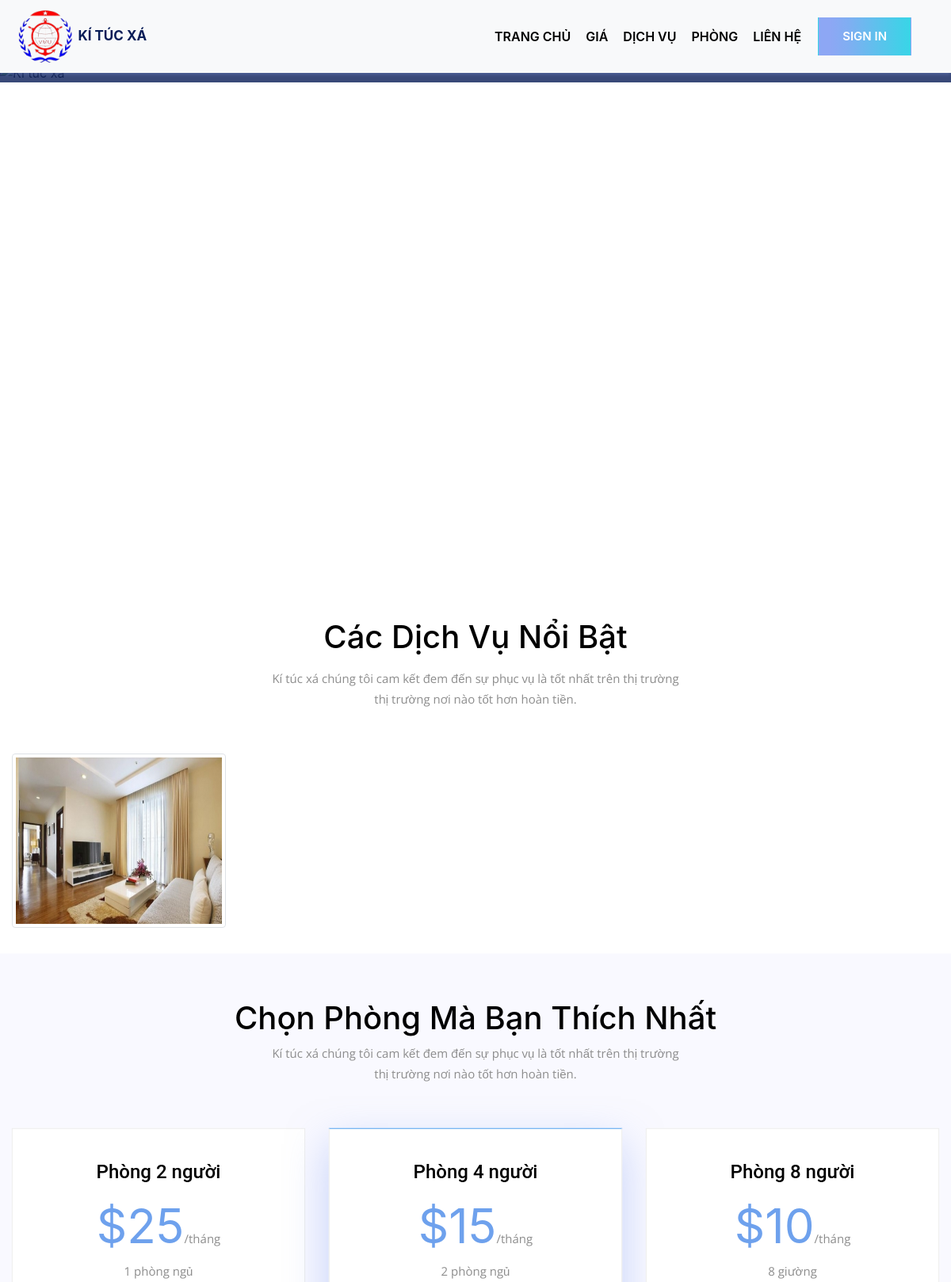
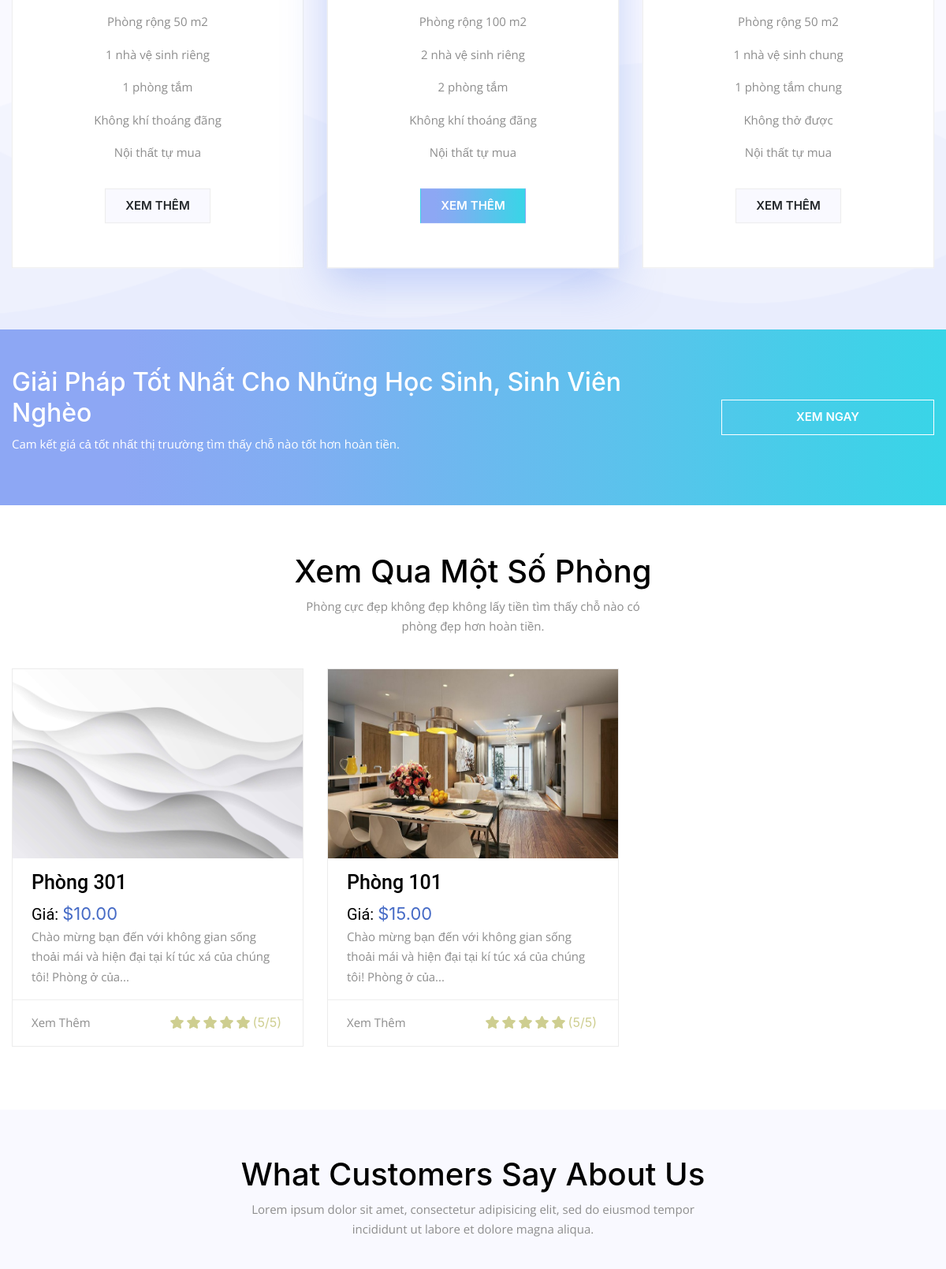
Page /front_end/main.php (upper part) on the committed database (2 pictures, top to bottom).
### tables this page shows
CREATE TABLE `dichvu` (
  `id` int(11) NOT NULL,
  `ten_dv` varchar(255) NOT NULL,
  `gia` decimal(10,2) NOT NULL,
  `trangthai` varchar(255) NOT NULL,
  `ngaytao` datetime DEFAULT current_timestamp(),
  `nguoitao` varchar(255) NOT NULL,
  `anh` varchar(255) NOT NULL
);

CREATE TABLE `phong` (
  `id` int(11) NOT NULL,
  `ten_phong` text NOT NULL,
  `suc_chua` text NOT NULL,
  `id_tang` int(11) NOT NULL,
  `gia` decimal(10,2) NOT NULL,
  `trang_thai` text NOT NULL,
  `anh_dai_dien` varchar(500) DEFAULT NULL,
  `anh_khac` varchar(1000) DEFAULT NULL,
  `noi_dung` text DEFAULT NULL,
  `mo_ta` text DEFAULT NULL,
  `nguoi_tao` text DEFAULT NULL
);

### config/database.php (called while the page is built, shortened)
<?php
class Database {
    private $host = servername;
    private $user = username;
    private $password = password;
    private $dbname = dbname;
    private $link;
    private function connectDB() {
        $this->link = new mysqli($this->host, $this->user, $this->password, $this->dbname);
    }
    public function select($query) {
        $result = $this->link->query($query) or die($this->link->error . __LINE__);
        if ($result->num_rows > 0) {
            return $result;
        } else {
            return false;
        }
    }
}
?>

### front_end/main.php (the view, shortened to what this page needs)
<?php include 'header.php'?>
    <div id="slide">
        <div class="owl-carousel">
            <div class="item">
                <div class="slide-content">
                    <div class="slide-scale">
                    </div>
                    <div class="slide-back">
                    </div>
                </div>
            </div>
        </div>
    </div>
    <div id="slide-2" >
        <div class="container">
            <div class = "in-container-slide2">
                <div class="column-word">
                    <div class ="row1 text-center my-3">
                        <h2 class="big-text">Các Dịch Vụ Nổi Bật</h2>
                    </div>
                    <div class ="row2 text-center">
                        <p class ="small-text p-row2 no-margin">Kí túc xá chúng tôi cam kết đem đến sự phục vụ là tốt nhất trên thị trường
                        </p>
                        <p class ="small-text p-row2">thị trường nơi nào tốt hơn hoàn tiền.</p>
                    </div>
                </div>
                <div class="row">
                    <?php
                    include '../config/database.php';
                    $db = new Database();
                    $sqldichvu = "SELECT * FROM dichvu";
                    $resultdichvu = $db->select($sqldichvu);
                    ?>
                    <?php
                    if ($resultdichvu->num_rows > 0) {
                        while ($row = $resultdichvu->fetch_assoc()) {
                            ?>
                            <div class ="col-lg-3 col-sm-6 col-12 space-padding-bottom">
                                <div class="box boxs1 dichvu">
                                    <div class="column-in-boxs1">
                                        <div class="row1-in-columnboxs2 text-center">
                                            <img src="../assets/img/<?php echo $row['anh']; ?>" alt="img" class="img-fluid img-thumbnail">
                                        </div>
                                    </div>
                                </div>
                            </div>
                            <?php
                        }
                    }
                    ?>
                </div>
            </div>
        </div>
    </div>
    <div id="slide-3">
        <div class="container pb-5">
            <div class = "in-container-slide3">
                <div class="column-word text-center">
                    <div class ="row1-slide3">
                        <h2 class="big-text">Chọn Phòng Mà Bạn Thích Nhất</h2>
                    </div>
                    <div class ="row2 text-center">
                        <p class ="small-text p-row2 no-margin">Kí túc xá chúng tôi cam kết đem đến sự phục vụ là tốt nhất trên thị trường
                        </p>
                        <p class ="small-text p-row2">thị trường nơi nào tốt hơn hoàn tiền.</p>
                    </div>
                </div>
                <div class="column-shape-slide3">
                    <div class ="row">
                        <div class="col-12 col-sm-6 col-lg-4 space-padding-bottom">
                            <div class="box boxs2">
                                <div class="column-in-boxs2">
                                    <div class="row-in-columnboxs2">
                                        <h4 class="h4 normal-text text-center">Phòng 2 người</h4>
                                        <div class ="row-2-in-boxs2 text-center">
                                            <span class="super-big-text-blue">$25</span><span class ="small-text">/tháng</span>
                                        </div>
                                        <div>
                                            <p class="small-text text-center">1 phòng ngủ</p>
                                        </div>
                                        <div>
                                            <p class="small-text text-center">Phòng rộng 50 m2</p>
                                        </div>
                                        <div>
                                            <p class="small-text text-center">1 nhà vệ sinh riêng</p>
                                        </div>
                                        <div>
                                            <p class="small-text text-center">1 phòng tắm</p>
                                        </div>
                                        <div>
                                            <p class="small-text text-center">Không khí thoáng đãng</p>
                                        </div>
                                        <div>
                                            <p class="small-text text-center">Nội thất tự mua</p>
                                        </div>
                                        <div class="text-center">
                                            <button class ="btn butn trial my-3">XEM THÊM</button>
                                        </div>
                                    </div>
                                </div>
                            </div>
                        </div>
                        <div class="col-12 col-sm-6 col-lg-4 space-padding-bottom">
                            <div class="box boxs2-special">
                                <div class="column-in-boxs2">
                                    <div class="row-in-columnboxs2">
                                        <h4 class="h4 normal-text text-center">Phòng 4 người</h4>
                                        <div class ="row-2-in-boxs2 text-center">
                                            <span class="super-big-text-blue">$15</span><span class ="small-text">/tháng</span>
                                        </div>
                                        <div>
                                            <p class="small-text text-center">2 phòng ngủ</p>
                                        </div>
                                        <div>
                                            <p class="small-text text-center">Phòng rộng 100 m2</p>
                                        </div>
                                        <div>
                                            <p class="small-text text-center">2 nhà vệ sinh riêng</p>
                                        </div>
                                        <div>
                                            <p class="small-text text-center">2 phòng tắm</p>
                                        </div>
                                        <div>
                                            <p class="small-text text-center">Không khí thoáng đãng</p>
                                        </div>
                                        <div>
                                            <p class="small-text text-center">Nội thất tự mua</p>
                                        </div>
                                        <div class="text-center">
                                            <button class ="btn butn trial-special my-3">XEM THÊM</button>
                                        </div>
                                    </div>
                                </div>
                            </div>
                        </div>
                        <div class="col-12 col-sm-6 col-lg-4 space-padding-bottom">
                            <div class="box boxs2">
                                <div class="column-in-boxs2">
                                    <div class="row-in-columnboxs2">
                                        <h4 class="h4 normal-text text-center">Phòng 8 người</h4>
                                        <div class ="row-2-in-boxs2 text-center">
                                            <span class="super-big-text-blue">$10</span><span class ="small-text">/tháng</span>
                                        </div>
                                        <div>
                                            <p class="small-text text-center">8 giường</p>
                                        </div>
                                        <div>
                                            <p class="small-text text-center">Phòng rộng 50 m2</p>
                                        </div>
                                        <div>
                                            <p class="small-text text-center">1 nhà vệ sinh chung</p>
                                        </div>
                                        <div>
                                            <p class="small-text text-center">1 phòng tắm chung</p>
                                        </div>
                                        <div>
                                            <p class="small-text text-center">Không thở được</p>
                                        </div>
                                        <div>
                                            <p class="small-text text-center">Nội thất tự mua</p>
                                        </div>
                                        <div class="text-center">
                                            <button class ="btn butn trial my-3">XEM THÊM</button>
                                        </div>
                                    </div>
                                </div>
                            </div>
                        </div>
                    </div>
                </div>
            </div>
        </div>
    </div>
    <div id="slide-4">
        <div class ="container">
            <div class="row py-5">
                <div class="col-lg-9 col-xs-12">
                    <div class ="column1-in-row-slide4">
                        <h2 class="text-color-white">Giải Pháp Tốt Nhất Cho Những Học Sinh, Sinh Viên Nghèo</h2>
                        <p class="small-text text-color-white">Cam kết giá cả tốt nhất thị truường tìm thấy chỗ nào tốt hơn hoàn tiền.</p>
                    </div>
                </div>
                <div class ="col-lg-3 col-xs-12 btn-column-center">
                    <button class="btn butn text-and-border-color-white get-it-on">XEM NGAY</button>
                </div>
            </div>
        </div>
    </div>
<div id="slide-5">
    <div class="container pb-5">
        <div class = "in-container-slide5">
            <div class="column-word text-center">
                <div class ="row1-slide5">
                    <h2 class="big-text">Xem Qua Một Số Phòng</h2>
                </div>
                <div class ="row2-slide5">
                    <p class ="small-text no-margin">Phòng cực đẹp không đẹp không lấy tiền tìm thấy chỗ nào có
                    </p>
                    <p class ="small-text no-margin">phòng đẹp hơn hoàn tiền.</p>
                </div>
            </div>
            <div class="column-shape-slide5">
                <div class ="row">
                    <?php
                    $sqlphong = "SELECT * FROM phong";
                    $resultphong = $db->select($sqlphong);
                    ?>
                    <?php
                    if ($resultphong->num_rows > 0) {
                        while ($row = $resultphong->fetch_assoc()) {
                            ?>
                            <div class="col-12 col-sm-6 col-lg-4 space-padding-bottom">
                                <a href="room-detail.php?id=<?php echo $row['id']; ?>">
                                    <div class="box boxs3 phong">
                                        <div class="column-in-boxs2">
                                            <div class="row1-in-columnboxs2 text-center">
                                                <img src="../assets/img/<?php echo $row['anh_dai_dien']; ?>" alt="img" class="img-fluid">
                                            </div>
                                            <div class="row2-in-columnboxs2 px-4 my-3">
                                                <h4 class="normal-text tenphong strong"><?php echo $row['ten_phong']; ?></h4>
                                                <span class="normal-text">Giá: </span><span class="gia">$<?php echo $row['gia']; ?></span>
                                                <p class="small-text">
                                                    <?php
                                                    if (mb_strlen($row['mo_ta'], 'UTF-8') > 100) {
                                                        $mo_ta = mb_substr($row['mo_ta'], 0, 100, 'UTF-8') . '...';
                                                    }
                                                    echo $mo_ta;
                                                    ?>
                                                </p>
                                            </div>
                                            <div class="row3-in-columnboxs2 d-flex justify-content-between px-4">
                                                <p class="small-text">
                                                    Xem Thêm
                                                </p>
                                                <ul class="star no-padding">
                                                    <li><ic class="fa fa-star"></ic></li>
                                                    <li><ic class="fa fa-star"></ic></li>
                                                    <li><ic class="fa fa-star"></ic></li>
                                                    <li><ic class="fa fa-star"></ic></li>
                                                    <li><ic class="fa fa-star"></ic></li>
                                                    <li>(5/5)</li>
                                                </ul>
                                            </div>
                                        </div>
                                    </div>
                                </a>
                            </div>
                            <?php
                        }
                    }
                    ?>
                </div>
            </div>
        </div>
    </div>
</div>
    <div id="slide-6">
        <div class="container pb-5">
            <div class = "in-container-slide6">
                <div class="column-word text-center">
                    <div class ="row1-slide6">
                        <h2 class="big-text">What Customers Say About Us</h2>
                    </div>
                    <div class ="row2-slide6">
                        <p class ="small-text no-margin">Lorem ipsum dolor sit amet, consectetur adipisicing elit, sed do eiusmod tempor
                        </p>
                        <p class ="small-text no-margin">incididunt ut labore et dolore magna aliqua.</p>
                    </div>
                </div>
            </div>
        </div>
    </div>
</body>
</html>

### rows in the picture
dichvu: anh (picture)
phong: anh_dai_dien (picture), ten_phong "Phòng 301", gia "10.00", mo_ta "Chào mừng bạn đến với không gian sống thoải mái và hiện đại tại kí túc xá của chúng tôi! Phòng ở của..."
phong: anh_dai_dien (picture), ten_phong "Phòng 101", gia "15.00", mo_ta "Chào mừng bạn đến với không gian sống thoải mái và hiện đại tại kí túc xá của chúng tôi! Phòng ở của..."
